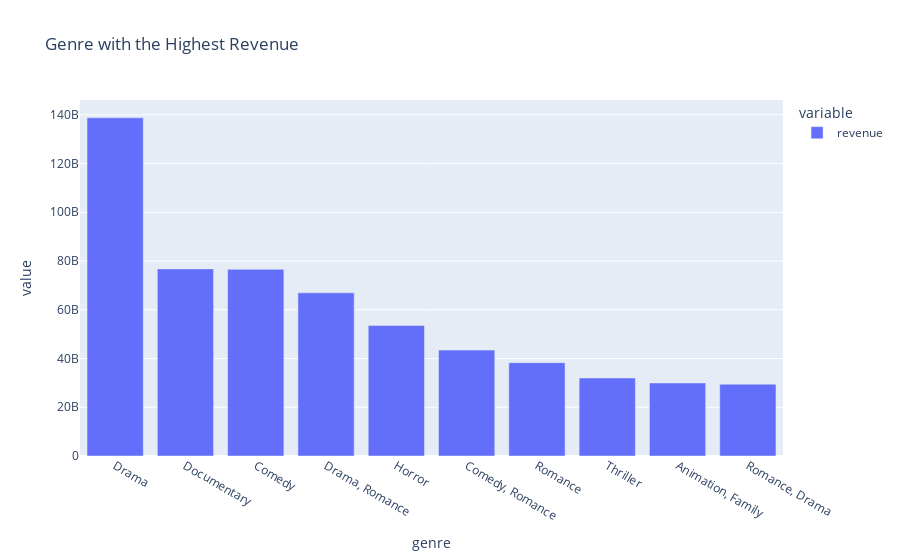

Source (notebook cell):
### Code cell
# find genre with the highest revenue
fig = px.bar(df.groupby('genre')['revenue'].sum().sort_values(ascending=False).head(10), title='Genre with the Highest Revenue')
fig.show()

### Figure 1 — Plotly figure (JSON) as saved in the notebook; plotly's stock layout.template omitted (floating-point values rounded to 4 significant figures)
{"data": [{"alignmentgroup": "True", "hovertemplate": "variable=revenue<br>genre=%{x}<br>value=%{y}<extra></extra>", "legendgroup": "revenue", "marker": {"color": "#636efa", "pattern": {"shape": ""}}, "name": "revenue", "offsetgroup": "revenue", "orientation": "v", "showlegend": true, "textposition": "auto", "type": "bar", "x": ["Drama", "Documentary", "Comedy", "Drama, Romance", "Horror", "Comedy, Romance", "Romance", "Thriller", "Animation, Family", "Romance, Drama"], "xaxis": "x", "y": [138800000000.0, 76770000000.0, 76580000000.0, 66935045053, 53520000000.0, 43453173044, 38290000000.0, 32040000000.0, 29970000000.0, 29463392951], "yaxis": "y"}], "layout": {"barmode": "relative", "legend": {"title": {"text": "variable"}, "tracegroupgap": 0}, "title": {"text": "Genre with the Highest Revenue"}, "xaxis": {"anchor": "y", "domain": [0, 1], "title": {"text": "genre"}}, "yaxis": {"anchor": "x", "domain": [0, 1], "title": {"text": "value"}}}}
